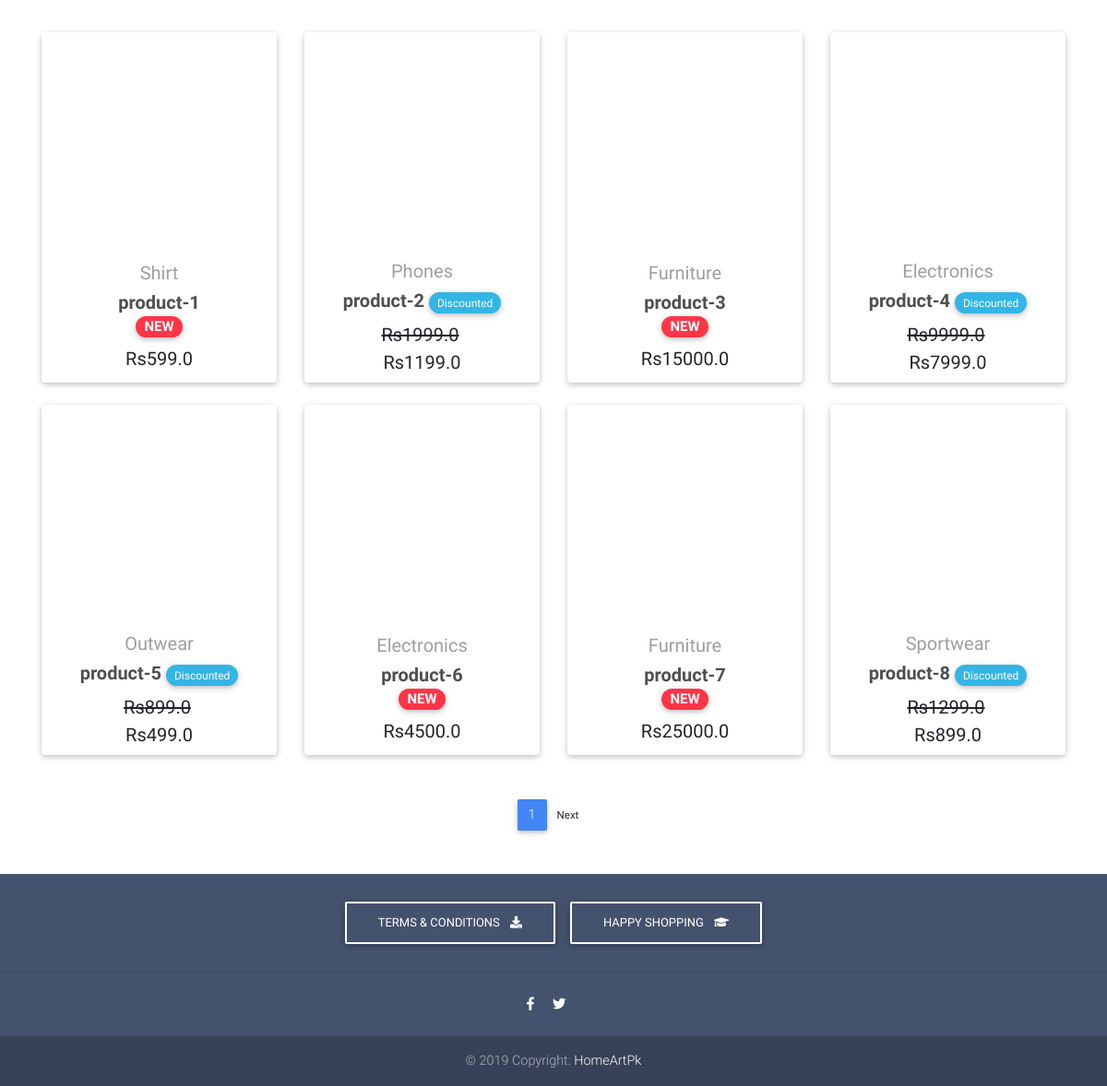
Before: / (lower part) with the older database file.
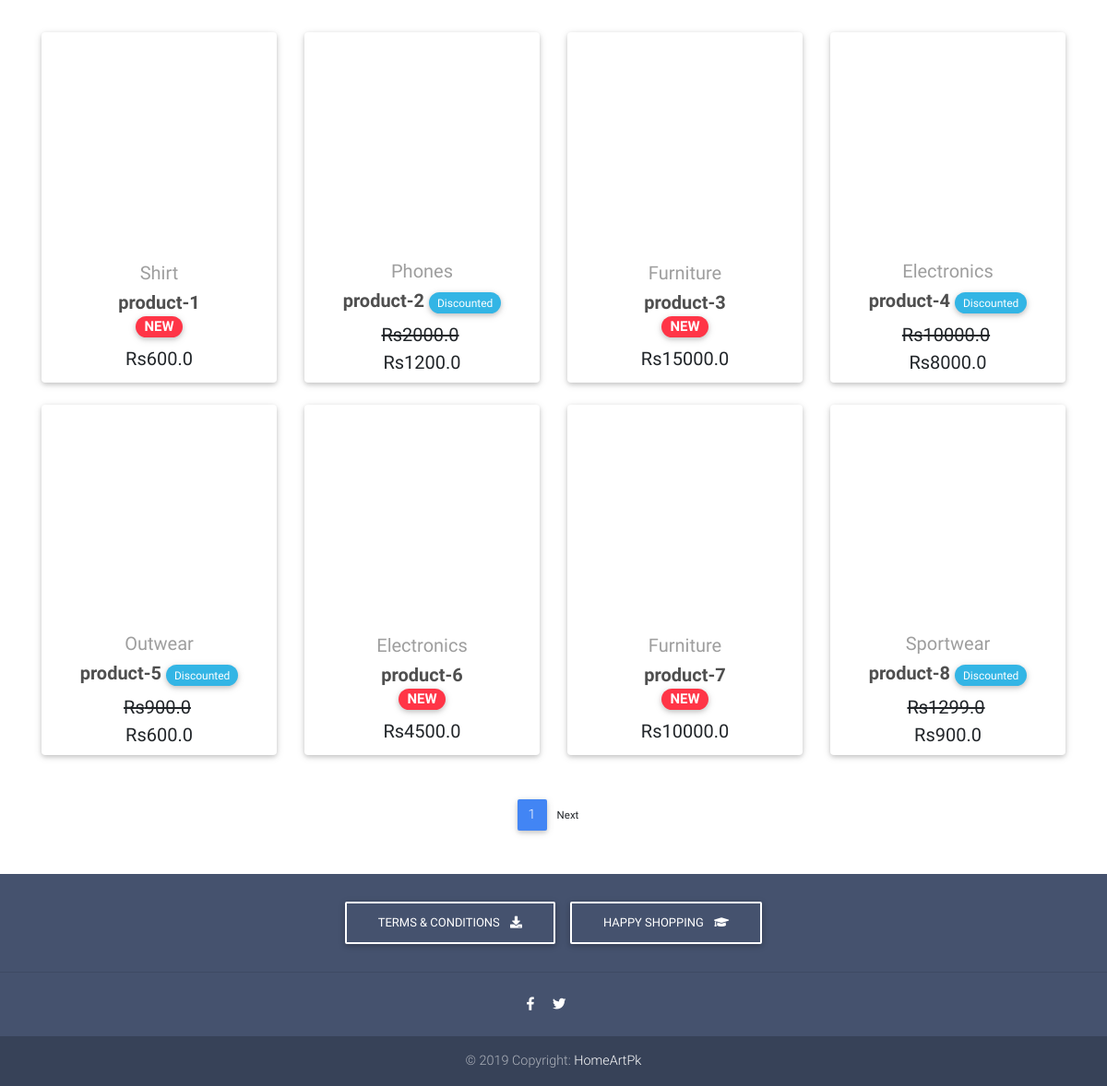
After: the same page with the newer database file.
### FirstWebApp/models.py (models this page shows, shortened)
class Item(models.Model):
    title = models.CharField(max_length=100)
    price = models.FloatField()
    discount_price = models.FloatField(blank=True, null=True)
    category = models.CharField(choices=CATEGORY_CHOICES, max_length=50)
    label = models.CharField(choices=LABEL_CHOICES, max_length=1)
    slug = models.SlugField()
    description = models.TextField()
    image = models.ImageField()
    def get_absolute_url(self):
        return reverse("ecommerce:product", kwargs={
            'slug': self.slug
        })

### FirstWebApp/views.py (the view)
# urls.py: path('',  Home_page_view.as_view(), name='homepage'),
class Home_page_view(ListView):
    model = Item
    paginate_by = 8
    template_name = 'FirstWebApp/home-page.html'

### FirstWebApp/templates/FirstWebApp/home-page.html (shortened to what this page needs)
{% extends 'FirstWebApp/base.html' %}
{% block content %}
<main class='mt-5'>
  <div class="container">
    <section class="text-center mb-4">
      <div class="row wow fadeIn">
        {% for item in object_list %}
        <div class="col-lg-3 col-md-6 mb-4">
          <div class="card" id="card">
            <div class="view overlay">
            </div>
            <div class="card-body text-center">
              <a href="{{ item.get_absolute_url }}" class="grey-text">
                <h5>{{ item.get_category_display }}</h5>
              </a>
              <h5>
                <strong>
                  <a href="{{ item.get_absolute_url }}" class="dark-grey-text">{{ item.title }}
                    {% if item.discount_price %}
                    <span class="badge badge-pill info-color"><small>Discounted</small></span>
                    {% else %}
                    <br>
                    <span class="badge badge-pill {{ item.get_label_display }}-color">NEW</span>
                    {% endif %}
                  </a>
                </strong>
              </h5>
              <p class="lead pb-5">
                {% if item.discount_price %}
                <span class="mr-1">
                  <del><b>Rs{{ item.price }}</b></del>
                </span>
                <br>
                <span><b>Rs{{ item.discount_price }}</b></span>
                {% else %}
                <span><b>Rs{{ item.price }}</b></span>
                {% endif %}</p>
            </div>
          </div>
        </div>
        {% endfor %}
      </div>
    </section>
    {% if is_paginated %}
    <nav class="d-flex justify-content-center wow fadeIn">
      <ul class="pagination pg-blue">
        <li class="page-item active">
          <a class="page-link"
            href="?page={{ page_obj.number }}">{{ page_obj.number }}{% if query%}&q={{query}}{% endif %}
          </a>
        </li>
        {% if page_obj.has_next %}
        <li class="page-item">
          <a class="page-link" href="?page={{ page_obj.next_page_number }}{% if query%}&q={{query}}{% endif %}"
            aria-label="Next">
            <span aria-hidden="true"><small>Next</small></span>
          </a>
        </li>
        {% endif %}
      </ul>
    </nav>
    {% endif %}
  </div>
</main>
{% endblock %}

Changed rows visible on the page:
changed Item "Shirt": price "599.0" → "600.0"
changed Item "Phones": price "1999.0" → "2000.0"; discount_price "1199.0" → "1200.0"
changed Item "product-4": price "9999.0" → "10000.0"; discount_price "7999.0" → "8000.0"
changed Item "Outwear": price "899.0" → "900.0"; discount_price "499.0" → "600.0"
changed Item "product-7": price "25000.0" → "10000.0"
changed Item "Sportwear": discount_price "899.0" → "900.0"
